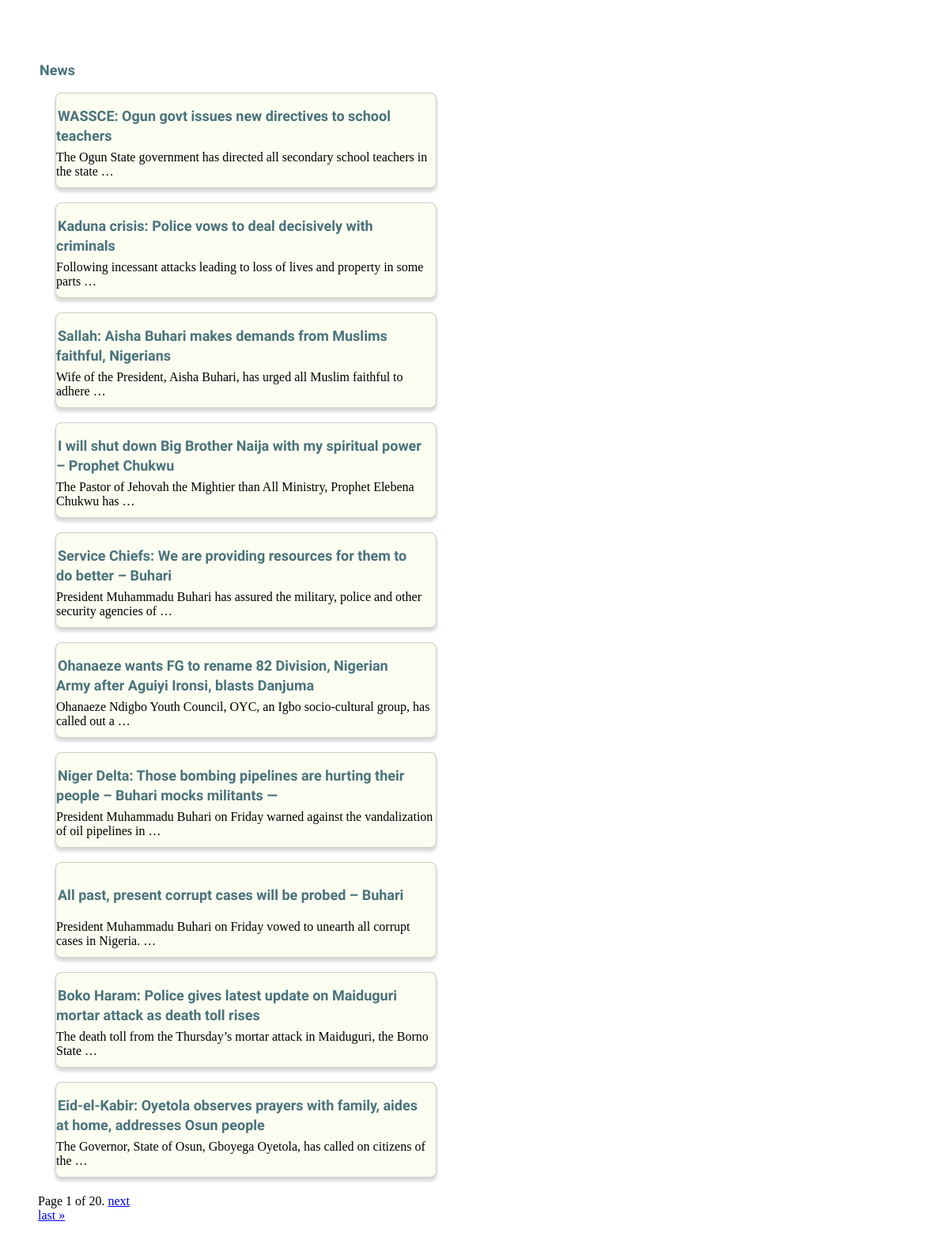
The app's page /, older data.
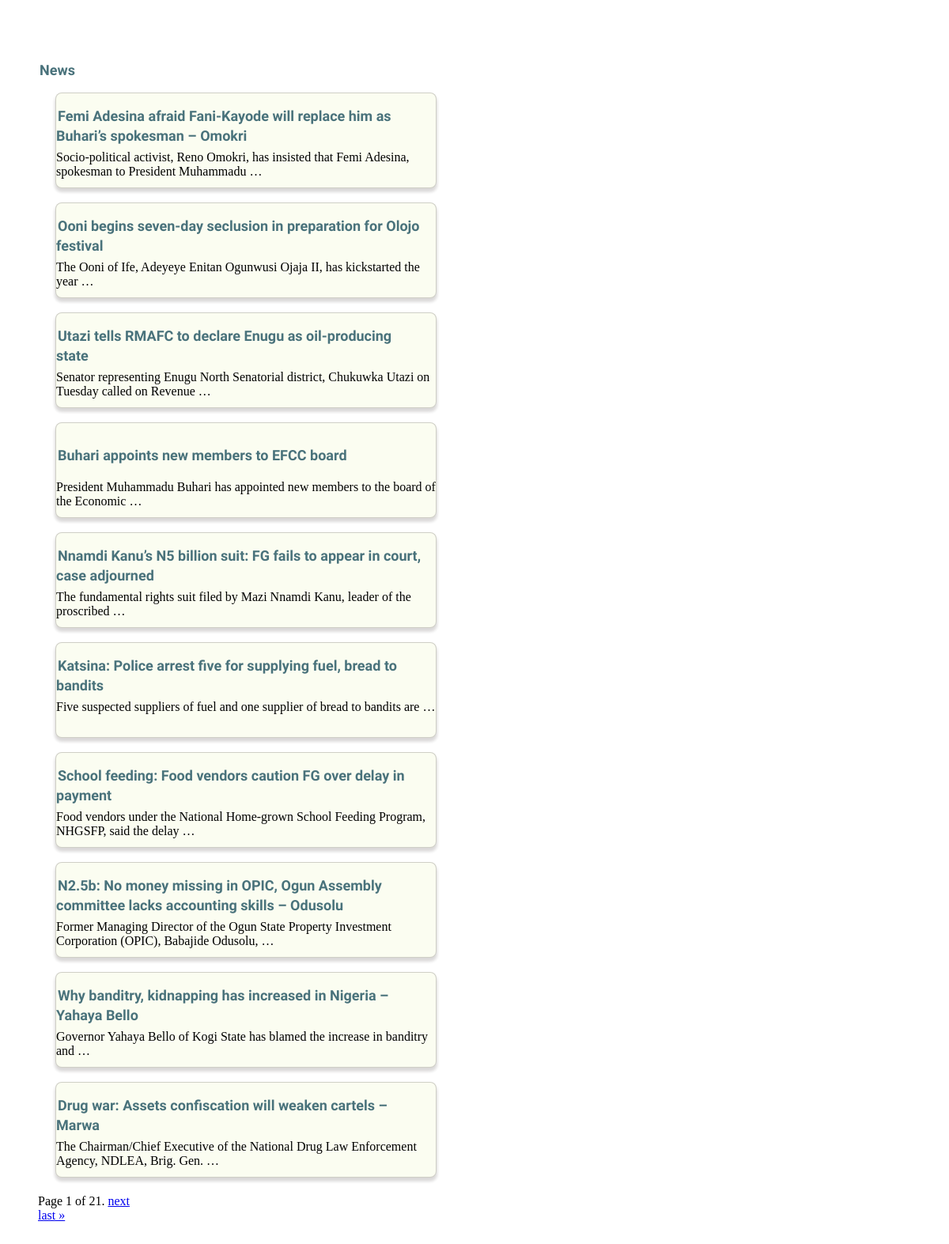
The same page, newer data.
### news/models.py (models this page shows, shortened)
class Headline(models.Model):
    title = models.CharField(max_length=200)
    contentt = RichTextField(blank=True, null=True)
    slug = models.SlugField(unique=True)

### news/views.py (the view)
# urls.py: 2. Add a URL to urlpatterns:  path('', views.home, name='home')
def home(request):
    headlines_list = Headline.objects.all().order_by('-id')
    paginator = Paginator(headlines_list, 10)
    page = request.GET.get('page')
    try:
        headlines = paginator.page(page)
    except PageNotAnInteger:
        headlines = paginator.page(1)
    except EmptyPage:
        headlines = paginator.page(paginator.num_pages)
    context = {
        'object_list': headlines,
    }
    return render(request, "home.html", context)

### templates/home.html (shortened to what this page needs)
{% load el_pagination_tags %}
<!DOCTYPE html>
<html>
<head>
     <link rel="stylesheet" href="https://use.fontawesome.com/releases/v5.8.2/css/all.css"
>
</head>
<body>
 <h1>News</h1>
    {% for object in object_list %}
    <div class="animated animatedFadeInUp fadeInUp">
        <div class="cardd">
            <h1><a class="werr" href="{% url 'details' object.slug %}">{{ object.title }}</a></h1>
            <br>
            <br>
            <br>
            <br>
            {{ object.contentt|safe|truncatewords:"13" }}
        </div>
    </div>
        <br>
  {% endfor %}
 <br>  <br>   <br>  <br>
<div class="pontainer ">
    <span class="step-links">
        <span class="current">
            Page {{ object_list.number }} of {{ object_list.paginator.num_pages }}.
        </span>
        {% if object_list.has_next %}
            <a href="?page={{ object_list.next_page_number }}">next</a>
            <br>
            <a href="?page={{ object_list.paginator.num_pages }}">last &raquo;</a>
        {% endif %}
    </span>
</div>
</body>
</html>

Row changes from the older to the newer data that the page shows:
no longer on this page (row unchanged): Headline: title "WASSCE: Ogun govt issues new directives to school teachers", contentt "The Ogun State government has directed all secondary school teachers in the state …"
no longer on this page (row unchanged): Headline: title "Kaduna crisis: Police vows to deal decisively with criminals", contentt "Following incessant attacks leading to loss of lives and property in some parts …"
no longer on this page (row unchanged): Headline: title "Sallah: Aisha Buhari makes demands from Muslims faithful, Nigerians", contentt "Wife of the President, Aisha Buhari, has urged all Muslim faithful to adhere …"
no longer on this page (row unchanged): Headline: title "I will shut down Big Brother Naija with my spiritual power – Prophet Chukwu", contentt "The Pastor of Jehovah the Mightier than All Ministry, Prophet Elebena Chukwu has …"
no longer on this page (row unchanged): Headline: title "Service Chiefs: We are providing resources for them to do better – Buhari", contentt "President Muhammadu Buhari has assured the military, police and other security agencies of …"
no longer on this page (row unchanged): Headline: title "Ohanaeze wants FG to rename 82 Division, Nigerian Army after Aguiyi Ironsi, blasts Danjuma", contentt "Ohanaeze Ndigbo Youth Council, OYC, an Igbo socio-cultural group, has called out a …"
no longer on this page (row unchanged): Headline: title "Niger Delta: Those bombing pipelines are hurting their people – Buhari mocks militants —", contentt "President Muhammadu Buhari on Friday warned against the vandalization of oil pipelines in …"
no longer on this page (row unchanged): Headline: title "All past, present corrupt cases will be probed – Buhari", contentt "President Muhammadu Buhari on Friday vowed to unearth all corrupt cases in Nigeria. …"
no longer on this page (row unchanged): Headline: title "Boko Haram: Police gives latest update on Maiduguri mortar attack as death toll rises", contentt "The death toll from the Thursday’s mortar attack in Maiduguri, the Borno State …"
no longer on this page (row unchanged): Headline: title "Eid-el-Kabir: Oyetola observes prayers with family, aides at home, addresses Osun people", contentt "The Governor, State of Osun, Gboyega Oyetola, has called on citizens of the …"
added Headline: title "Femi Adesina afraid Fani-Kayode will replace him as Buhari’s spokesman – Omokri", contentt "Socio-political activist, Reno Omokri, has insisted that Femi Adesina, spokesman to President Muhammadu …"
added Headline: title "Ooni begins seven-day seclusion in preparation for Olojo festival", contentt "The Ooni of Ife, Adeyeye Enitan Ogunwusi Ojaja II, has kickstarted the year …"
added Headline: title "Utazi tells RMAFC to declare Enugu as oil-producing state", contentt "Senator representing Enugu North Senatorial district, Chukuwka Utazi on Tuesday called on Revenue …"
added Headline: title "Buhari appoints new members to EFCC board", contentt "President Muhammadu Buhari has appointed new members to the board of the Economic …"
added Headline: title "Nnamdi Kanu’s N5 billion suit: FG fails to appear in court, case adjourned", contentt "The fundamental rights suit filed by Mazi Nnamdi Kanu, leader of the proscribed …"
added Headline: title "Katsina: Police arrest five for supplying fuel, bread to bandits", contentt "Five suspected suppliers of fuel and one supplier of bread to bandits are …"
added Headline: title "School feeding: Food vendors caution FG over delay in payment", contentt "Food vendors under the National Home-grown School Feeding Program, NHGSFP, said the delay …"
added Headline: title "N2.5b: No money missing in OPIC, Ogun Assembly committee lacks accounting skills – Odusolu", contentt "Former Managing Director of the Ogun State Property Investment Corporation (OPIC), Babajide Odusolu, …"
added Headline: title "Why banditry, kidnapping has increased in Nigeria – Yahaya Bello", contentt "Governor Yahaya Bello of Kogi State has blamed the increase in banditry and …"
added Headline: title "Drug war: Assets confiscation will weaken cartels – Marwa", contentt "The Chairman/Chief Executive of the National Drug Law Enforcement Agency, NDLEA, Brig. Gen. …"
Text that changed along with them:
{{ object_list.paginator.num_pages }}: "20" → "21"
